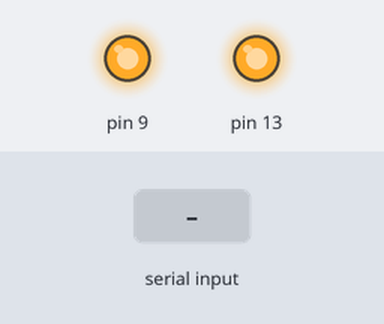
A sketch run on a simulated Arduino Uno, built with avr-gcc and run on an emulated ATmega328P. Shown: output pins drawn as LEDs (lit = HIGH). The inputs (shaded band) are chosen by the test bench.

Above: at 1.2 s.
1.3 s: "0" received over Serial
At 2.5 s:
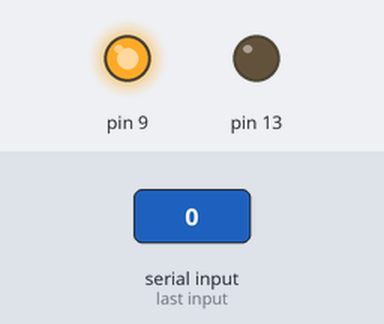
2.8 s: "1" received over Serial
At 3.6 s:
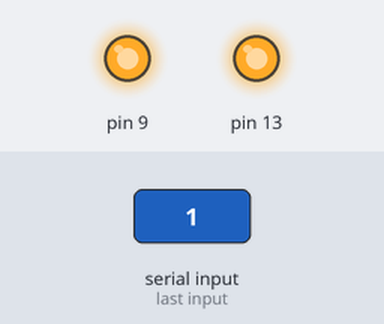
Timing chart, 0 to 5.8 s (numbered marks = the images above; inputs shaded):
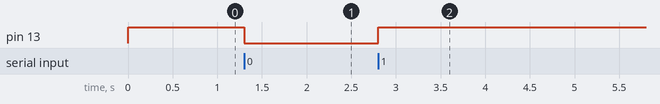

The sketch:

ar7.ino
```cpp
int vl = 0;


void setup() {

pinMode(9, OUTPUT);
pinMode(13, OUTPUT);
digitalWrite(13,1);
digitalWrite(9,1);

Serial.begin(9600);

}

void loop() {
  // put your main code here, to run repeatedly:
/*digitalWrite(13,1);
delay(1000);
digitalWrite(13,0);
  delay(1000);
*/


//if(Serial.available())
 // {
    vl = Serial.read();
    if(vl == '1'){
      digitalWrite(13,1);
      }
    if(vl == '0'){
      digitalWrite(13,0);
      }


 // }
}
```

Measured:
- after the input at 1.3 s, pin 13: HIGH → LOW at once
- after the input at 2.8 s, pin 13: LOW → HIGH at once
